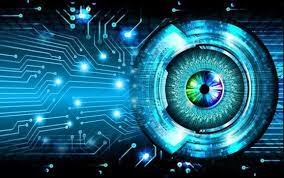
#> input picture basic_operations_images/image_processing.jpeg, 284 x 178 px, found by its file name
$ python aspect_ratio.py
#> lines starting #> are read from the running program, lines starting #| are printed output that depends on the picture
#> further down, image is the input picture: shape (178, 284, 3); mean B, G, R 114.4, 91.2, 27.9
import cv2

def resizeWithAspectRatio(img,width=None,height=None , inter=cv2.INTER_AREA):
#> called with width = 1500, inter = 3
    dimension = None
    (h,w) = img.shape[:2]
#> h = 178; w = 284
    print(h,w)
#| 178 284
    if width is None and height is None:
        return img
    if width is None:
        r = height / float(h)
        dimension = (int(w*r) , height)
    else:
        r = width /float(w)
#> r = 5.28
        dimension = (width , int(h*r))
#> dimension = (1500, 940)

    print(dimension)
#| (1500, 940)
    return cv2.resize(img,dimension , interpolation= inter)
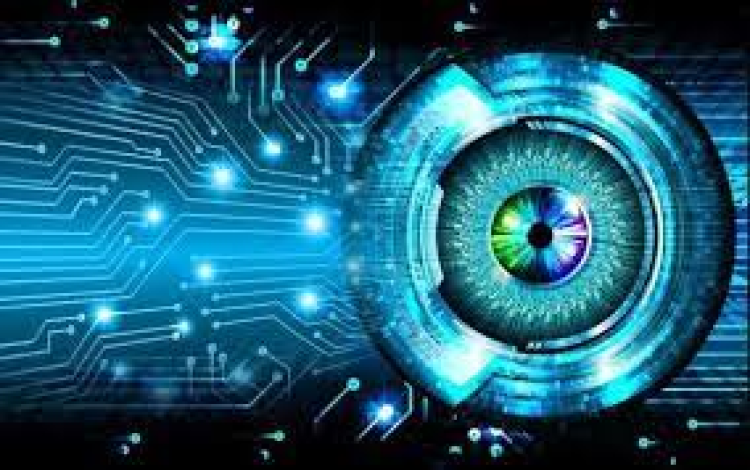
#> returned value: shape (940, 1500, 3) (shown at 1/2 size); mean of channels 0, 1, 2 114.4, 91.2, 27.9; drawn as B, G, R

image = cv2.imread("D:/pythonProjects/first_app/basic_operations_images/image_processing.jpeg")

cv2.imshow("Original Image",image)
cv2.imshow("Aspect Ratio",resizeWithAspectRatio(image,1500,None))

cv2.waitKey(0)
cv2.destroyAllWindows()
